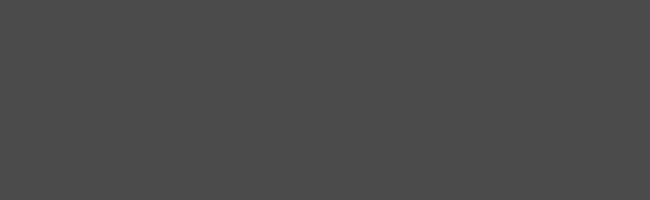
Frame 1 (no input)
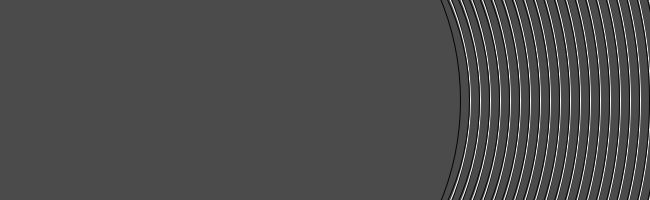
Frame 60 (the mouse pressed at the canvas centre just before this capture)
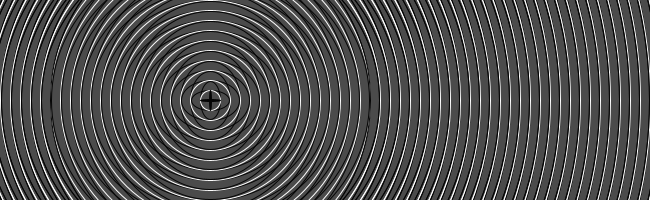
Frame 120 (the mouse held since frame 60 and released just before this capture)

The Processing sketch that drew these frames (run headless with seeded random() and noise(); from frame 60 on, the mouse is pressed at the canvas centre):

// Processing sketch: processing_54058
// ── processing_54058.pde

// Code by Sherin Kwan (YSDN Interactivity 1)

int x= 210;
int b= 140;
int y = 100;
float o = 1700;
int w= 1;


void setup(){
  size(650, 200);
  background(75);
  ellipseMode(CENTER);
  noFill();
  strokeWeight(w);
  smooth();
  frameRate(40);
}

void draw(){
  
  stroke(255);
  ellipse(x, y, o, o);
  stroke(4);
  ellipse(x, y, o-20, o-2);
  stroke(4);
  ellipse(x, y, o-2, o-20);
  
  if (2>o){
    o = 1000;
  } else{
    o-=20;
  }
}

  
